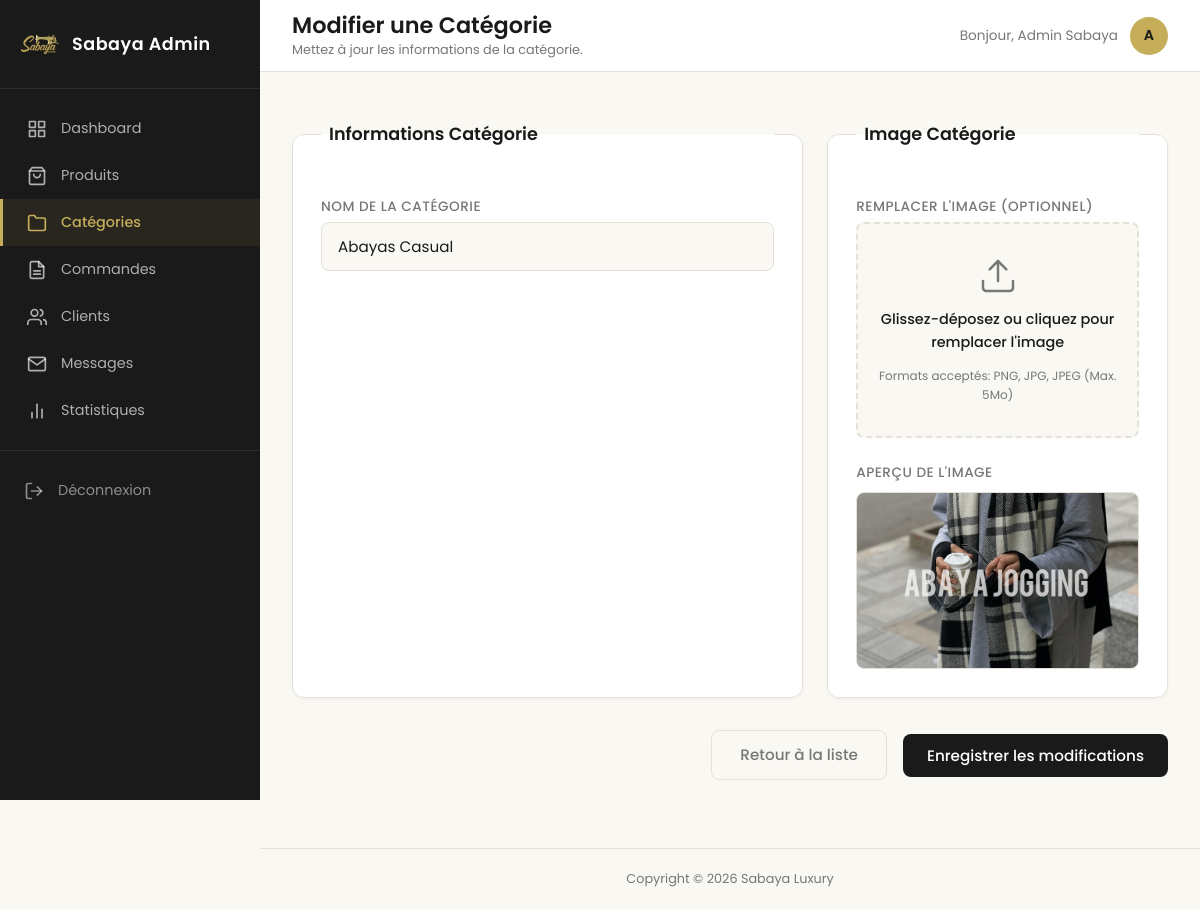
The app's page /sabaya/admin/categories/edit.php?id=1 (signed in) with its own data.
### tables this page shows
CREATE TABLE `categorie` (
  `id_categorie` int(11) NOT NULL,
  `nom` varchar(100) NOT NULL,
  `image` varchar(255) DEFAULT NULL
);

### sabaya/models/Category.php (called while the page is built, shortened)
<?php
class Category
{
    private $pdo;
    public function __construct($pdo)
    {
        $this->pdo = $pdo;
    }
    public function find($id)
    {
        $sql = "SELECT * FROM categorie
                WHERE id_categorie = :id";
        $stmt = $this->pdo->prepare($sql);
        $stmt->execute([
            ':id' => $id
        ]);
        return $stmt->fetch();
    }
}

### sabaya/admin/categories/edit.php (the view, shortened to what this page needs)
<?php
require_once '../../models/Category.php';
$db = new Database();
$pdo = $db->getConnection();
$categoryModel = new Category($pdo);
$id = (int) $_GET['id'];
$categorie = $categoryModel->find($id);
?>
<!DOCTYPE html>
<html lang="fr">
<head>
    <link rel="stylesheet" href="../../assets/css/admin.css">
</head>
<body class="admin-dashboard">
    <aside class="sidebar" id="sidebar" aria-label="Menu administration">
        <div class="sidebar-brand">
            <img src="../../assets/images/logo/logo.png" alt="Sabaya Luxury" class="sidebar-logo">
            <span class="sidebar-title">Sabaya Admin</span>
        </div>
        <nav aria-label="Navigation principale admin">
            <ul class="sidebar-nav">
                <li class="nav-item">
                    <a href="../dashboard.php">
                        <span>Dashboard</span>
                    </a>
                </li>
                <li class="nav-item">
                    <a href="../products/list.php">
                        <svg width="20" height="20" viewBox="0 0 24 24" fill="none" stroke="currentColor" stroke-width="2" stroke-linecap="round" stroke-linejoin="round" aria-hidden="true"><path d="M6 2L3 6v14a2 2 0 002 2h14a2 2 0 002-2V6l-3-4z"/><line x1="3" y1="6" x2="21" y2="6"/><path d="M16 10a4 4 0 01-8 0"/></svg>
                        <span>Produits</span>
                    </a>
                </li>
                <li class="nav-item active">
                    <a href="list.php" aria-current="page">
                        <svg width="20" height="20" viewBox="0 0 24 24" fill="none" stroke="currentColor" stroke-width="2" stroke-linecap="round" stroke-linejoin="round" aria-hidden="true"><path d="M22 19a2 2 0 01-2 2H4a2 2 0 01-2-2V5a2 2 0 012-2h5l2 3h9a2 2 0 012 2z"/></svg>
                        <span>Catégories</span>
                    </a>
                </li>
                <li class="nav-item">
                    <a href="../orders/list.php">
                        <span>Commandes</span>
                    </a>
                </li>
                <li class="nav-item">
                    <a href="../users/list.php">
                        <span>Clients</span>
                    </a>
                </li>
                <li class="nav-item">
                    <a href="../contact/list.php">
                        <svg width="20" height="20" viewBox="0 0 24 24" fill="none" stroke="currentColor" stroke-width="2" stroke-linecap="round" stroke-linejoin="round" aria-hidden="true"><path d="M4 4h16c1.1 0 2 .9 2 2v12c0 1.1-.9 2-2 2H4c-1.1 0-2-.9-2-2V6c0-1.1.9-2 2-2z"/><polyline points="22,6 12,13 2,6"/></svg>
                        <span>Messages</span>
                    </a>
                </li>
                <li class="nav-item">
                    <a href="../statistics/index.php">
                        <svg width="20" height="20" viewBox="0 0 24 24" fill="none" stroke="currentColor" stroke-width="2" stroke-linecap="round" stroke-linejoin="round" aria-hidden="true"><line x1="18" y1="20" x2="18" y2="10"/><line x1="12" y1="20" x2="12" y2="4"/><line x1="6" y1="20" x2="6" y2="14"/></svg>
                        <span>Statistiques</span>
                    </a>
                </li>
            </ul>
        </nav>
        <div class="sidebar-footer">
            <a href="../../auth/logout.php" class="logout-btn">
                <svg width="20" height="20" viewBox="0 0 24 24" fill="none" stroke="currentColor" stroke-width="2" stroke-linecap="round" stroke-linejoin="round" aria-hidden="true"><path d="M9 21H5a2 2 0 01-2-2V5a2 2 0 012-2h4"/><polyline points="16 17 21 12 16 7"/><line x1="21" y1="12" x2="9" y2="12"/></svg>
                <span>Déconnexion</span>
            </a>
        </div>
    </aside>
    <div class="admin-main-wrapper">
        <header class="admin-top-header">
            <div class="header-title-block">
                <h1>Modifier une Catégorie</h1>
                <p class="header-subtitle">Mettez à jour les informations de la catégorie.</p>
            </div>
            <div class="header-user" style="margin-left: auto;">
                <span class="user-greeting">Bonjour, <?= htmlspecialchars(isset($_SESSION['user_name']) ? $_SESSION['user_name'] : 'Admin') ?></span>
                <a href="../../auth/profile.php" class="user-avatar" aria-label="Mon profil">
                    <?= strtoupper(substr(isset($_SESSION['user_name']) ? $_SESSION['user_name'] : 'A', 0, 1)) ?>
                </a>
            </div>
        </header>
        <main class="admin-content">
            <section aria-label="Formulaire de modification de catégorie">
                <form method="post" enctype="multipart/form-data" class="luxury-form">
                    <div class="form-grid">
                        <fieldset class="form-card">
                            <legend>Informations Catégorie</legend>
                            <div class="form-group">
                                <label for="nom">Nom de la catégorie</label>
                                <input type="text" id="nom" name="nom" required placeholder="Ex: Abayas Casual" value="<?= htmlspecialchars($categorie['nom']) ?>">
                            </div>
                        </fieldset>
                        <fieldset class="form-card media-card">
                            <legend>Image Catégorie</legend>
                            <div class="form-group">
                                <label for="image">Remplacer l'image (optionnel)</label>
                                <div class="file-upload-wrapper">
                                    <div class="file-upload-dropzone" id="dropzone">
                                        <svg class="upload-icon" width="40" height="40" viewBox="0 0 24 24" fill="none" stroke="currentColor" stroke-width="1.5" stroke-linecap="round" stroke-linejoin="round" aria-hidden="true"><path d="M21 15v4a2 2 0 0 1-2 2H5a2 2 0 0 1-2-2v-4"/><polyline points="17 8 12 3 7 8"/><line x1="12" y1="3" x2="12" y2="15"/></svg>
                                        <p class="upload-text">Glissez-déposez ou cliquez pour remplacer l'image</p>
                                        <p class="upload-tip">Formats acceptés: PNG, JPG, JPEG (Max. 5Mo)</p>
                                    </div>
                                </div>
                            </div>
                            <div class="image-preview-wrapper" id="preview-container">
                                <label>Aperçu de l'image</label>
                                <div class="image-preview-container">
                                    <?php if (!empty($categorie['image'])): ?>
                                        <img id="image-preview" src="../../assets/images/categories/<?= htmlspecialchars($categorie['image']) ?>" alt="Aperçu de l'image de la catégorie" class="image-preview">
                                    <?php endif; ?>
                                </div>
                            </div>
                        </fieldset>
                    </div>
                    <div class="form-actions">
                        <a href="list.php" class="btn-secondary">Retour à la liste</a>
                        <button type="submit" class="btn-primary">Enregistrer les modifications</button>
                    </div>
                </form>
            </section>
        </main>
        <footer class="admin-footer">
            <p>Copyright &copy; 2026 Sabaya Luxury</p>
        </footer>
    </div>
</body>
</html>

### records on screen
categorie: nom "Abayas Casual", image (picture)

### other values on screen
isset($_SESSION['user_name']) ? $_SESSION['user_name'] : 'Admin' "Admin Sabaya"
